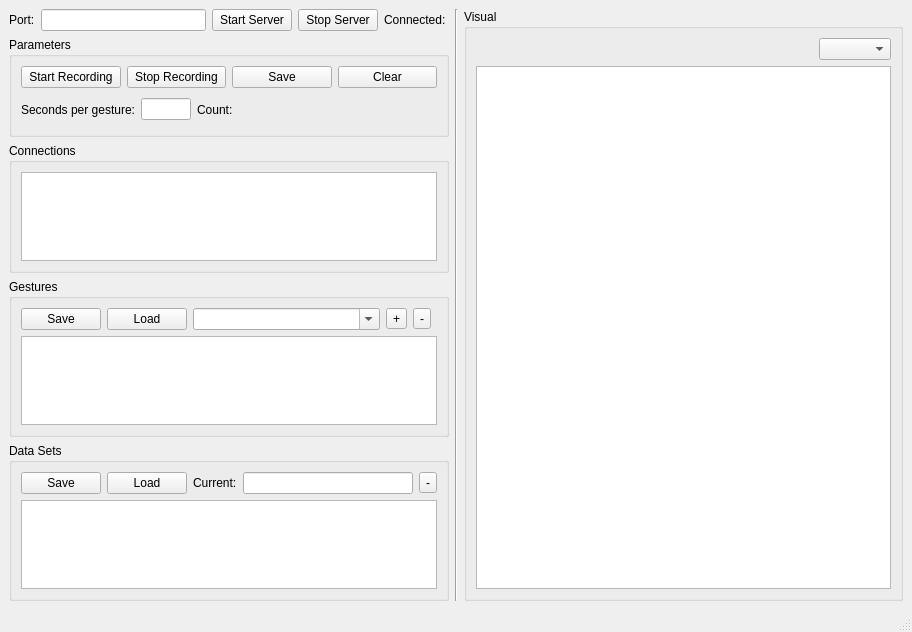
<?xml version="1.0" encoding="UTF-8"?>
<ui version="4.0">
 <class>MainWindow</class>
 <widget class="QMainWindow" name="MainWindow">
  <property name="geometry">
   <rect>
    <x>0</x>
    <y>0</y>
    <width>912</width>
    <height>632</height>
   </rect>
  </property>
  <property name="windowTitle">
   <string>CvPCA Gesture Capture &amp; PCA Analysis</string>
  </property>
  <widget class="QWidget" name="centralwidget">
   <property name="sizePolicy">
    <sizepolicy hsizetype="Maximum" vsizetype="Maximum">
     <horstretch>0</horstretch>
     <verstretch>0</verstretch>
    </sizepolicy>
   </property>
   <layout class="QHBoxLayout" name="horizontalLayout_7">
    <item>
     <layout class="QVBoxLayout" name="verticalLayout_2">
      <item>
       <layout class="QHBoxLayout" name="horizontalLayout">
        <item>
         <widget class="QLabel" name="label">
          <property name="text">
           <string>Port:</string>
          </property>
         </widget>
        </item>
        <item>
         <widget class="QLineEdit" name="portEdit"/>
        </item>
        <item>
         <widget class="QPushButton" name="startButton">
          <property name="text">
           <string>Start Server</string>
          </property>
          <property name="flat">
           <bool>false</bool>
          </property>
         </widget>
        </item>
        <item>
         <widget class="QPushButton" name="stopButton">
          <property name="text">
           <string>Stop Server</string>
          </property>
         </widget>
        </item>
        <item>
         <widget class="QLabel" name="connectedLabel">
          <property name="text">
           <string>Connected: </string>
          </property>
         </widget>
        </item>
       </layout>
      </item>
      <item>
       <widget class="QGroupBox" name="parametersGroupBox">
        <property name="sizePolicy">
         <sizepolicy hsizetype="Preferred" vsizetype="Minimum">
          <horstretch>0</horstretch>
          <verstretch>0</verstretch>
         </sizepolicy>
        </property>
        <property name="minimumSize">
         <size>
          <width>0</width>
          <height>100</height>
         </size>
        </property>
        <property name="maximumSize">
         <size>
          <width>16777215</width>
          <height>100</height>
         </size>
        </property>
        <property name="title">
         <string>Parameters</string>
        </property>
        <layout class="QVBoxLayout" name="verticalLayout">
         <item>
          <layout class="QHBoxLayout" name="horizontalLayout_2">
           <item>
            <widget class="QPushButton" name="buttonStartRecording">
             <property name="text">
              <string>Start Recording</string>
             </property>
            </widget>
           </item>
           <item>
            <widget class="QPushButton" name="buttonStopRecording">
             <property name="text">
              <string>Stop Recording</string>
             </property>
            </widget>
           </item>
           <item>
            <widget class="QPushButton" name="buttonSave">
             <property name="text">
              <string>Save</string>
             </property>
            </widget>
           </item>
           <item>
            <widget class="QPushButton" name="buttonClear">
             <property name="text">
              <string>Clear</string>
             </property>
            </widget>
           </item>
          </layout>
         </item>
         <item>
          <layout class="QHBoxLayout" name="horizontalLayout_3">
           <item>
            <widget class="QLabel" name="label_2">
             <property name="text">
              <string>Seconds per gesture:</string>
             </property>
            </widget>
           </item>
           <item>
            <widget class="QLineEdit" name="editSecondsPerGesture">
             <property name="maximumSize">
              <size>
               <width>50</width>
               <height>16777215</height>
              </size>
             </property>
            </widget>
           </item>
           <item>
            <widget class="QLabel" name="label_3">
             <property name="text">
              <string>Count:</string>
             </property>
            </widget>
           </item>
           <item>
            <widget class="QLabel" name="labelCount">
             <property name="minimumSize">
              <size>
               <width>50</width>
               <height>0</height>
              </size>
             </property>
             <property name="text">
              <string/>
             </property>
            </widget>
           </item>
           <item>
            <spacer name="horizontalSpacer">
             <property name="orientation">
              <enum>Qt::Horizontal</enum>
             </property>
             <property name="sizeHint" stdset="0">
              <size>
               <width>40</width>
               <height>20</height>
              </size>
             </property>
            </spacer>
           </item>
          </layout>
         </item>
        </layout>
       </widget>
      </item>
      <item>
       <widget class="QGroupBox" name="connectionsGroupBox">
        <property name="title">
         <string>Connections</string>
        </property>
        <layout class="QGridLayout" name="gridLayout_2">
         <item row="0" column="0">
          <widget class="QListWidget" name="connectionList"/>
         </item>
        </layout>
       </widget>
      </item>
      <item>
       <widget class="QGroupBox" name="gestureGroupBox">
        <property name="title">
         <string>Gestures</string>
        </property>
        <layout class="QGridLayout" name="gridLayout">
         <item row="2" column="0" colspan="2">
          <widget class="QListWidget" name="gestureList"/>
         </item>
         <item row="0" column="0">
          <layout class="QHBoxLayout" name="horizontalLayout_6">
           <item>
            <widget class="QPushButton" name="saveGesturesButton">
             <property name="text">
              <string>Save</string>
             </property>
            </widget>
           </item>
           <item>
            <widget class="QPushButton" name="loadGesturesButton">
             <property name="text">
              <string>Load</string>
             </property>
            </widget>
           </item>
           <item>
            <widget class="QComboBox" name="gestureSetComboBox">
             <property name="sizePolicy">
              <sizepolicy hsizetype="Expanding" vsizetype="Fixed">
               <horstretch>0</horstretch>
               <verstretch>0</verstretch>
              </sizepolicy>
             </property>
             <property name="editable">
              <bool>true</bool>
             </property>
            </widget>
           </item>
           <item>
            <widget class="QToolButton" name="addGestureButton">
             <property name="text">
              <string>+</string>
             </property>
            </widget>
           </item>
           <item>
            <widget class="QToolButton" name="removeGestureButton">
             <property name="text">
              <string>-</string>
             </property>
            </widget>
           </item>
          </layout>
         </item>
        </layout>
       </widget>
      </item>
      <item>
       <widget class="QGroupBox" name="datasetsGroupBox">
        <property name="title">
         <string>Data Sets</string>
        </property>
        <layout class="QGridLayout" name="gridLayout_3">
         <item row="1" column="0">
          <widget class="QListWidget" name="datasetList"/>
         </item>
         <item row="0" column="0">
          <layout class="QHBoxLayout" name="horizontalLayout_4">
           <item>
            <widget class="QPushButton" name="saveDatasetsButton">
             <property name="text">
              <string>Save</string>
             </property>
            </widget>
           </item>
           <item>
            <widget class="QPushButton" name="loadDatasetsButton">
             <property name="text">
              <string>Load</string>
             </property>
            </widget>
           </item>
           <item>
            <widget class="QLabel" name="labelCurrentDataset">
             <property name="text">
              <string>Current:</string>
             </property>
            </widget>
           </item>
           <item>
            <widget class="QLineEdit" name="currentDataset">
             <property name="readOnly">
              <bool>true</bool>
             </property>
            </widget>
           </item>
           <item>
            <widget class="QToolButton" name="removeDatasetButton">
             <property name="text">
              <string>-</string>
             </property>
            </widget>
           </item>
          </layout>
         </item>
        </layout>
       </widget>
      </item>
     </layout>
    </item>
    <item>
     <widget class="Line" name="line">
      <property name="orientation">
       <enum>Qt::Vertical</enum>
      </property>
     </widget>
    </item>
    <item>
     <layout class="QVBoxLayout" name="verticalLayout_3">
      <item>
       <widget class="QGroupBox" name="vizGroupBox">
        <property name="title">
         <string>Visual</string>
        </property>
        <layout class="QGridLayout" name="gridLayout_4">
         <item row="6" column="0">
          <widget class="QGraphicsView" name="graphicsView"/>
         </item>
         <item row="0" column="0">
          <layout class="QHBoxLayout" name="horizontalLayout_5">
           <item>
            <spacer name="horizontalSpacer_3">
             <property name="orientation">
              <enum>Qt::Horizontal</enum>
             </property>
             <property name="sizeHint" stdset="0">
              <size>
               <width>40</width>
               <height>20</height>
              </size>
             </property>
            </spacer>
           </item>
           <item>
            <widget class="QComboBox" name="vizModeComboBox"/>
           </item>
          </layout>
         </item>
        </layout>
       </widget>
      </item>
     </layout>
    </item>
   </layout>
  </widget>
  <widget class="QMenuBar" name="menubar">
   <property name="geometry">
    <rect>
     <x>0</x>
     <y>0</y>
     <width>912</width>
     <height>25</height>
    </rect>
   </property>
  </widget>
  <widget class="QStatusBar" name="statusbar"/>
 </widget>
 <resources/>
 <connections/>
</ui>
